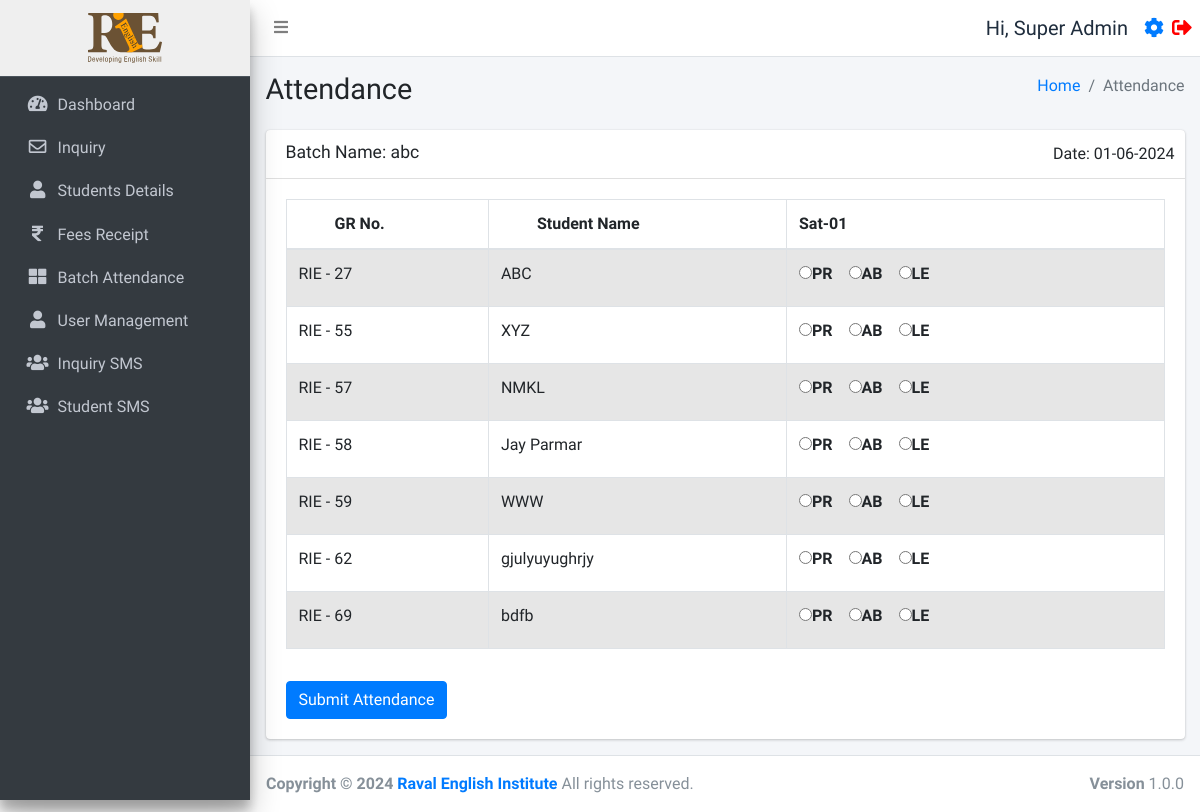
Page /Attendanceform.php?id=5 (signed in) on the earlier database version.
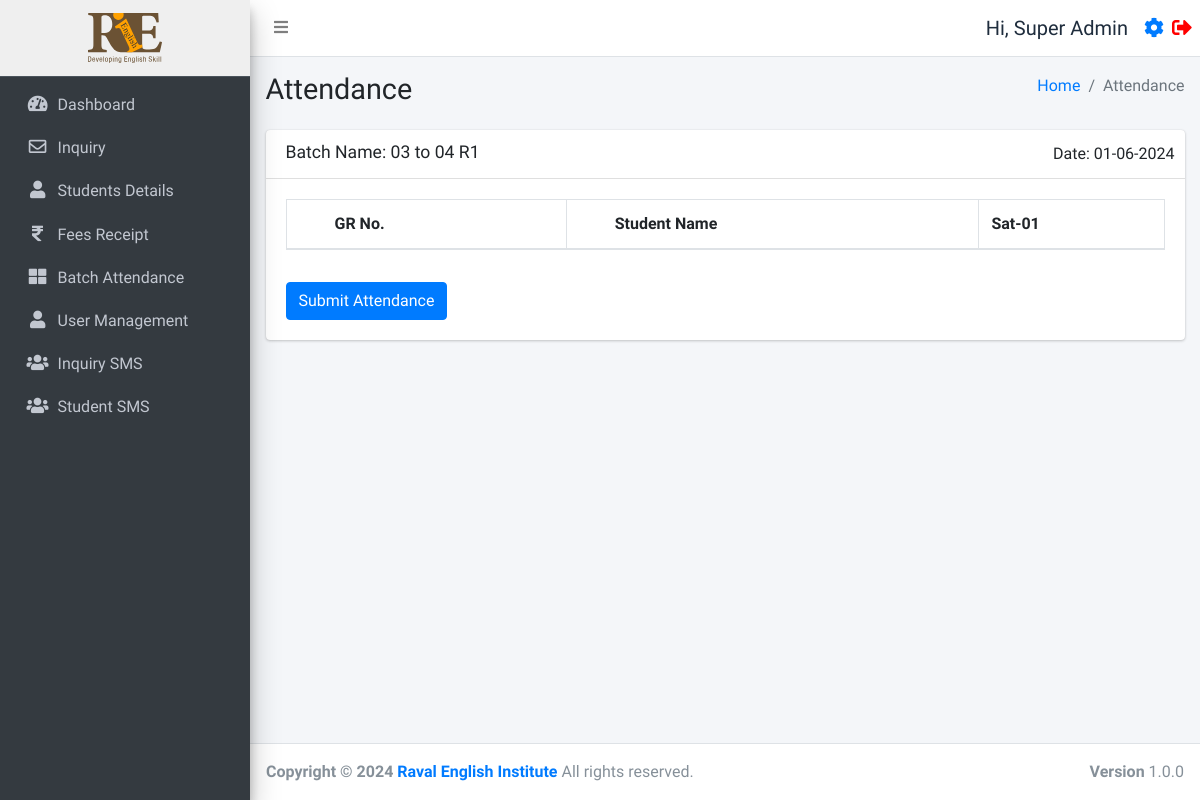
Same page on the later database version.
### tables this page shows
CREATE TABLE `batch_table` (
  `id` int(11) NOT NULL,
  `name` varchar(255) NOT NULL,
  `timestamp` timestamp NOT NULL DEFAULT current_timestamp() ON UPDATE current_timestamp(),
  `FacultyName` varchar(255) NOT NULL
);

CREATE TABLE `studentinfo` (
  `id` int(11) NOT NULL,
  `name` varchar(255) DEFAULT NULL,
  `batch` int(11) DEFAULT NULL,
  `batch_name` varchar(255) DEFAULT NULL,
  `father_name` varchar(255) DEFAULT NULL,
  `mother_name` varchar(255) DEFAULT NULL,
  `dob` date DEFAULT NULL,
  `gender` varchar(50) DEFAULT NULL,
  `mobile_number` varchar(15) DEFAULT NULL,
  `fee_status` int(10) DEFAULT 0,
  `profession` varchar(100) DEFAULT NULL,
  `address` varchar(255) DEFAULT NULL,
  `admission_time` date DEFAULT NULL,
  `due_date` date DEFAULT NULL,
  `created_at` datetime NOT NULL DEFAULT current_timestamp(),
  `pending_fees` int(10) DEFAULT 0,
  `discount` int(10) NOT NULL,
  `total_fees` int(11) NOT NULL,
  `paid_fees` int(11) NOT NULL,
  `father_number` varchar(50) NOT NULL,
  `home_number` varchar(50) NOT NULL,
  `reference` varchar(200) DEFAULT NULL,
  `father_profession` varchar(200) DEFAULT NULL,
  `workplace_address` varchar(255) DEFAULT NULL,
  `aadharcard_number` varchar(20) DEFAULT NULL,
  `joining_purpose` varchar(255) DEFAULT NULL,
  `extratime_daily` varchar(255) DEFAULT NULL,
  `gmail_id` varchar(255) DEFAULT NULL
);

### function.php (called while the page is built, shortened)
<?php
require_once('db.php');
function selectFromTable($tableName, $columns, $whereConditions) {
    global $db;
    try {
        $sql = "SELECT " . implode(', ', $columns) . " FROM $tableName";
        if (!empty($whereConditions)) {
            $sql .= " WHERE " . implode(' AND ', array_map(function ($col) {
                return "$col = :$col";
            }, array_keys($whereConditions)));
        }
        $stmt = $db->prepare($sql);
        foreach ($whereConditions as $col => $value) {
            $stmt->bindValue(":$col", $value);
        }
        $stmt->execute();
        return $stmt->fetchAll(PDO::FETCH_ASSOC);
    } catch (PDOException $e) {
        return false;
    }
}
?>

### Attendanceform.php (the view, shortened to what this page needs)
<!DOCTYPE html>
<html lang="en">
<head>
  <link rel="stylesheet" href="https://cdn.jsdelivr.net/npm/bootstrap@5.1.3/dist/css/bootstrap.min.css">
  <link rel="stylesheet" href="https://cdn.datatables.net/1.10.19/css/dataTables.bootstrap4.min.css">
</head>
<body>
  <?php include_once ('./header.php'); ?>
  <?php include_once ('db.php'); ?>
  <?php include_once ('function.php'); ?>
  <div class="content-wrapper">
    <div class="content-header">
      <div class="container-fluid">
        <div class="row mb-2">
          <div class="col-sm-6">
            <h1 class="m-0">Attendance</h1>
          </div>
          <div class="col-sm-6">
            <ol class="breadcrumb float-sm-right">
              <li class="breadcrumb-item"><a href="./dashboard.php">Home</a></li>
              <li class="breadcrumb-item active">Attendance</li>
            </ol>
          </div>
        </div>
      </div>
    </div>
    <section class="content">
      <div class="container-fluid">
        <div class="row">
          <div class="col-12">
            <div class="card">
              <div class="card-header">
                <h3 class="card-title">
                  <?php
                  $batchId = isset($_GET['id']) ? $_GET['id'] : 0;
                  $batchDetails = selectFromTable('batch_table', ['name'], ['id' => $batchId]);
                  $batchName = $batchDetails ? $batchDetails[0]['name'] : 'Unknown Batch';
                  echo "Batch Name: " . $batchName;
                  ?>
                </h3>
                <div class="card-tools">
                  <div>Date: <?php echo date("d-m-Y"); ?></div>
                </div>
              </div>
              <div class="card-body">
                <form id="attendanceForm" method="post">
                  <table id="combinedTable" class="table table-bordered table-striped">
                    <thead>
                      <tr>
                        <th class="pl-5">GR No.</th>
                        <th class="pl-5">Student Name</th>
                        <th><?php echo date('D-d', strtotime(date('Y-m-d'))); ?></th>
                      </tr>
                    </thead>
                    <tbody>
                      <?php
                      $currentDate = date('Y-m-d');
                      $students = selectFromTable('studentinfo', ['id', 'name'], ['batch' => $batchId]);
                      foreach ($students as $student):
                        $attendance = selectFromTable('attendance', ['status', 'reason'], ['student_id' => $student['id'], 'date' => $currentDate]);
                        $status = $attendance ? $attendance[0]['status'] : -1;
                        echo "<tr>";
                        echo "<td>RIE - {$student['id']}</td>";
                        echo "<td>{$student['name']}</td>";
                        echo "<td class='pr-5'>";
                        echo "<div style='display: flex;'>";
                        echo "<div><input type='radio' class='attendance-checkbox' data-student-id='{$student['id']}' name='status[{$student['id']}][$currentDate]' value='0' " . ($status == 0 ? "checked" : "") . "><Label class='pr-3'>PR</Label></div>";
                        echo "<div><input type='radio' class='attendance-checkbox' data-student-id='{$student['id']}' name='status[{$student['id']}][$currentDate]' value='1' " . ($status == 1 ? "checked" : "") . "><Label class='pr-3'>AB</Label></div>";
                        echo "<div><input type='radio' class='attendance-checkbox' data-student-id='{$student['id']}' name='status[{$student['id']}][$currentDate]' value='2' " . ($status == 2 ? "checked" : "") . "><Label class='pr-3'>LE</Label></div>";
                        echo "</div>";
                        echo "</td>";
                        echo "</tr>";
                      endforeach;
                      ?>
                    </tbody>
                  </table>
                  <button type="button" id="submitAttendance" class="btn btn-primary mt-3">Submit Attendance</button>
                </form>
              </div>
            </div>
          </div>
        </div>
      </div>
    </section>
  </div>
  <?php include ('./footer.php'); ?>
</body>
</html>

Differences in the rows shown:
no longer on this page (row edited): studentinfo: id "27", name "ABC"
no longer on this page (row edited): studentinfo: id "55", name "XYZ"
no longer on this page (row edited): studentinfo: id "57", name "NMKL"
no longer on this page (row edited): studentinfo: id "58", name "Jay Parmar"
no longer on this page (row edited): studentinfo: id "59", name "WWW"
no longer on this page (row edited): studentinfo: id "62", name "gjulyuyughrjy"
no longer on this page (row edited): studentinfo: id "69", name "bdfb"
changed batch_table: name "abc" → "03 to 04 R1"
